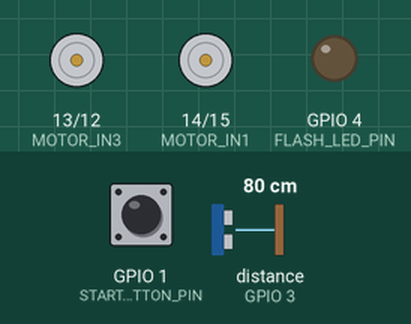
Recording of a sketch running on a simulated ESP32. Parts: motor-driver pin pairs drawn as motors (green arrow = first pin HIGH = forward, orange = second pin HIGH = backward, longer = more drive), output pins drawn as LEDs (lit = HIGH). Inputs (shaded band) come from the test bench; at power-on: GPIO 1 (START_BUTTON_PIN) HIGH, distance to the obstacle (sensor on GPIO 3) 80 cm. The echo pulse lasts 58.3 µs per cm; WiFi joins after 1.5 s; servers stay silent unless stated; uploads are accepted with an empty reply; the camera gives no picture; pins used as bus, display or sensor lines are not drawn; what the sketch prints to the serial monitor is not drawn.

Above: at 3.5 s.
3.6 s: GPIO 1 (START_BUTTON_PIN) pulled LOW for 0.15 s
At 4.3 s:
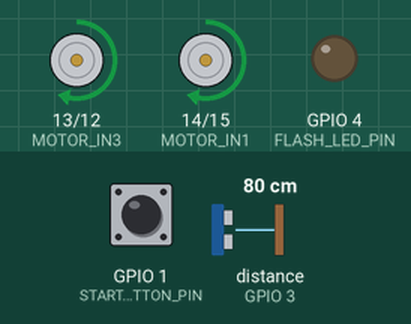
5.3 s: distance to the obstacle (sensor on GPIO 3) set to 18 cm
6.8 s: distance to the obstacle (sensor on GPIO 3) set to 13 cm
At 7.87 s:
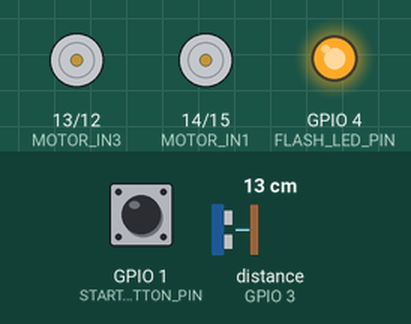
At 9.4 s:
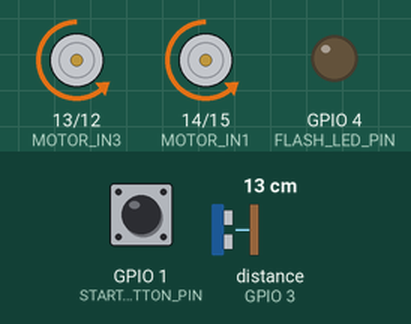
Timing chart, 0 to 13.2 s (numbered marks = the images above; inputs shaded):
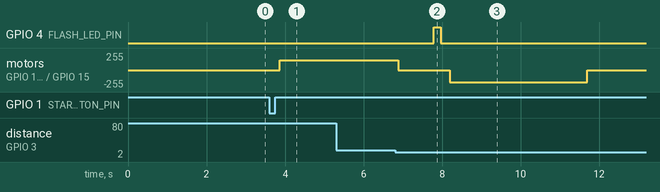

The sketch:

ShadowSweepFirmware.ino
```cpp
/**
 * "Shadow-Sweep AI" - Autonomous Under-Vehicle Threat Auditor
 * Controller: ESP32-CAM (AI-Thinker)
 * Sensors & Actuators:
 *   - Sonar: HC-SR04 (Top-Facing to detect vehicle chassis)
 *     Trigger Pin -> GPIO 2 (Built-in LED will blink)
 *     Echo Pin    -> GPIO 3 (RX Pin. Note: disconnect this wire to upload!)
 *   - Motors: L298N Driver
 *     IN1, IN2 -> GPIO 14, 15 (Right Motor control)
 *     IN3, IN4 -> GPIO 13, 12 (Left Motor control)
 *   - Camera & Flash: Built-in OV2640 + GPIO 4 (Flash LED)
 *   - Switch: Built-in GPIO 0 (Flash Button / Start Trigger)
 * Note: LCD removed to free up pins for full drive and sensors.
 */

#include "esp_camera.h"
#include <WiFi.h>
#include <HTTPClient.h>
#include <ArduinoJson.h>

// --- PIN ASSIGNMENTS ---
#define SONAR_TRIG_PIN 2
#define SONAR_ECHO_PIN 3  // RX Pin (Disconnect for upload!)

#define MOTOR_IN1 14  // Right Forward (IN1)
#define MOTOR_IN2 15  // Right Backward (IN2)
#define MOTOR_IN3 13  // Left Forward (IN3)
#define MOTOR_IN4 12  // Left Backward (IN4)

#define FLASH_LED_PIN 4
#define START_BUTTON_PIN 1

// --- NETWORK & GATEWAY ---
const char* wifiSSID = "YOUR_WIFI_SSID";
const char* wifiPassword = "YOUR_WIFI_PASSWORD";
const char* geminiGatewayUrl = "http://YOUR_CLOUDGATEWAY_IP_OR_DOMAIN/api/analyze";

// --- OBJECTS ---
// LCD removed

// --- CAM PIN CONFIG FOR AI-THINKER ---
#define PWDN_GPIO_NUM     32
#define RESET_GPIO_NUM    -1
#define XCLK_GPIO_NUM      0
#define SIOD_GPIO_NUM     26
#define SIOC_GPIO_NUM     27
#define Y9_GPIO_NUM       35
#define Y8_GPIO_NUM       34
#define Y7_GPIO_NUM       39
#define Y6_GPIO_NUM       36
#define Y5_GPIO_NUM       21
#define Y4_GPIO_NUM       19
#define Y3_GPIO_NUM       18
#define Y2_GPIO_NUM        5
#define VSYNC_GPIO_NUM    25
#define HREF_GPIO_NUM     23
#define PCLK_GPIO_NUM     22

// --- STATE MANAGEMENT ---
enum OperationalState {
  STATE_BOOT,
  STATE_IDLE,
  STATE_SEARCH,
  STATE_LOCK,
  STATE_ANALYSIS,
  STATE_REPORT
};

OperationalState currentTacticalState = STATE_BOOT;

void logTactical(const char* message) {
  Serial.printf("[TACTICAL LOG] %s\n", message);
}

void transitionState(OperationalState nextState) {
  currentTacticalState = nextState;
  Serial.printf("[STATE TRANSITION] Active State: %d\n", (int)currentTacticalState);
}

// Drive directives helper
void handleMotors(const char* directive, int speed = 255) {
  if (strcmp(directive, "FORWARD") == 0) {
    logTactical("Drive Command: FORWARD");
    analogWrite(MOTOR_IN1, speed);
    analogWrite(MOTOR_IN2, 0);
    analogWrite(MOTOR_IN3, speed);
    analogWrite(MOTOR_IN4, 0);
  } else if (strcmp(directive, "REVERSE") == 0) {
    logTactical("Drive Command: REVERSE");
    analogWrite(MOTOR_IN1, 0);
    analogWrite(MOTOR_IN2, speed);
    analogWrite(MOTOR_IN3, 0);
    analogWrite(MOTOR_IN4, speed);
  } else {
    logTactical("Drive Command: HALT");
    analogWrite(MOTOR_IN1, 0);
    analogWrite(MOTOR_IN2, 0);
    analogWrite(MOTOR_IN3, 0);
    analogWrite(MOTOR_IN4, 0);
  }
}

// Ultrasonic reading
float readSonarDistance() {
  digitalWrite(SONAR_TRIG_PIN, LOW);
  delayMicroseconds(2);
  digitalWrite(SONAR_TRIG_PIN, HIGH);
  delayMicroseconds(10);
  digitalWrite(SONAR_TRIG_PIN, LOW);

  long pulseTime = pulseIn(SONAR_ECHO_PIN, HIGH, 30000); // 30ms timeout
  if (pulseTime == 0) return 999.0;
  return pulseTime * 0.0343 / 2.0;
}

// Camera init routine
bool initCameraHardware() {
  camera_config_t config;
  config.ledc_channel = LEDC_CHANNEL_0;
  config.ledc_timer = LEDC_TIMER_0;
  config.pin_d0 = Y2_GPIO_NUM;
  config.pin_d1 = Y3_GPIO_NUM;
  config.pin_d2 = Y4_GPIO_NUM;
  config.pin_d3 = Y5_GPIO_NUM;
  config.pin_d4 = Y6_GPIO_NUM;
  config.pin_d5 = Y7_GPIO_NUM;
  config.pin_d6 = Y8_GPIO_NUM;
  config.pin_d7 = Y9_GPIO_NUM;
  config.pin_xclk = XCLK_GPIO_NUM;
  config.pin_pclk = PCLK_GPIO_NUM;
  config.pin_vsync = VSYNC_GPIO_NUM;
  config.pin_href = HREF_GPIO_NUM;
  config.pin_sscb_sda = SIOD_GPIO_NUM;
  config.pin_sscb_scl = SIOC_GPIO_NUM;
  config.pin_pwdn = PWDN_GPIO_NUM;
  config.pin_reset = RESET_GPIO_NUM;
  config.xclk_freq_hz = 20000000;
  config.pixel_format = PIXFORMAT_JPEG;

  // Set Frame Size to UXGA for detailed scans
  config.frame_size = FRAMESIZE_UXGA;
  config.jpeg_quality = 10;
  config.fb_count = 1;

  esp_err_t status = esp_camera_init(&config);
  if (status != ESP_OK) {
    Serial.printf("[CAMERA INIT ERROR] Code: 0x%x\n", status);
    return false;
  }
  return true;
}

// Base64 encoding helper for payload delivery
String base64Encode(uint8_t* source, size_t length) {
  static const char lookupTable[] = "ABCDEFGHIJKLMNOPQRSTUVWXYZabcdefghijklmnopqrstuvwxyz0123456789+/";
  String output = "";
  output.reserve(((length + 2) / 3) * 4);

  size_t idx = 0;
  while (idx < length) {
    uint32_t b1 = source[idx++];
    uint32_t b2 = (idx < length) ? source[idx++] : 0;
    uint32_t b3 = (idx < length) ? source[idx++] : 0;

    uint32_t merged = (b1 << 16) | (b2 << 8) | b3;

    output += lookupTable[(merged >> 18) & 0x3F];
    output += lookupTable[(merged >> 12) & 0x3F];
    output += (idx > length + 1) ? '=' : lookupTable[(merged >> 6) & 0x3F];
    output += (idx > length) ? '=' : lookupTable[merged & 0x3F];
  }
  return output;
}

// LCD helper functions removed

// Capture frame and consult Gemini Vision API via Cloud Gateway
String executeAuditAnalysis() {
  logTactical("Initiating active audit capture...");

  // Engage high-brightness flash
  digitalWrite(FLASH_LED_PIN, HIGH);
  delay(120); // Hold for exposure

  camera_fb_t* frameBuffer = esp_camera_fb_get();
  digitalWrite(FLASH_LED_PIN, LOW); // Retract flash

  if (!frameBuffer) {
    logTactical("Failed to capture chassis image.");
    return "CAPTURE FAULT";
  }

  logTactical("JPEG capture acquired. Encoding payload...");
  String encodedImage = base64Encode(frameBuffer->buf, frameBuffer->len);
  esp_camera_fb_return(frameBuffer);

  if (WiFi.status() != WL_CONNECTED) {
    logTactical("Unable to send scan: Wi-Fi offline");
    return "WIFI DOWN";
  }

  logTactical("Uploading image to Cloud Gateway...");

  HTTPClient client;
  client.begin(geminiGatewayUrl);
  client.addHeader("Content-Type", "application/json");

  // Frame payload body with prompt
  DynamicJsonDocument doc(JSON_OBJECT_SIZE(3) + encodedImage.length() + 300);
  doc["image"] = encodedImage;
  doc["prompt"] = "You are a military explosives expert. Analyze this vehicle undercarriage for IEDs, wires, or foreign objects. Respond in 20 characters max for an LCD screen.";

  String jsonBody;
  serializeJson(doc, jsonBody);

  int responseCode = client.POST(jsonBody);
  String resultMsg = "COMM_ERROR";

  if (responseCode > 0) {
    String responseBody = client.getString();
    logTactical("Server reply received.");
    Serial.println(responseBody);

    DynamicJsonDocument replyDoc(1024);
    DeserializationError error = deserializeJson(replyDoc, responseBody);
    if (!error) {
      resultMsg = replyDoc["analysis"].as<String>();
    } else {
      logTactical("Response decoding failed.");
      resultMsg = "DECODE_ERROR";
    }
  } else {
    Serial.printf("[HTTP FAILED] Code: %d\n", responseCode);
  }

  client.end();
  return resultMsg;
}

// --- INITIALIZATION & MAIN EXECUTION ---

void setup() {
  Serial.begin(115200);

  // Set Pin Modes
  pinMode(FLASH_LED_PIN, OUTPUT);
  digitalWrite(FLASH_LED_PIN, LOW);

  pinMode(SONAR_TRIG_PIN, OUTPUT);
  pinMode(SONAR_ECHO_PIN, INPUT);

  pinMode(START_BUTTON_PIN, INPUT_PULLUP);

  pinMode(MOTOR_IN1, OUTPUT);
  pinMode(MOTOR_IN2, OUTPUT);
  pinMode(MOTOR_IN3, OUTPUT);
  pinMode(MOTOR_IN4, OUTPUT);
  handleMotors("HALT");

  transitionState(STATE_BOOT);

  // Initialize Camera
  if (!initCameraHardware()) {
    Serial.println("[ERROR] Cam Hardware Fail!");
    while (true) { delay(1000); }
  }

  // Connect to Network
  WiFi.begin(wifiSSID, wifiPassword);
  while (WiFi.status() != WL_CONNECTED) {
    delay(500);
    Serial.print(".");
  }
  Serial.println("\n[SYS] Wi-Fi Link Established");
  delay(500);

  transitionState(STATE_IDLE);
}

void loop() {
  switch (currentTacticalState) {
    case STATE_IDLE: {
      // Look for GPIO 0 Button press
      if (digitalRead(START_BUTTON_PIN) == LOW) {
        logTactical("Launch execution initiated by button trigger.");
        delay(250); // Debounce
        transitionState(STATE_SEARCH);
      }
      break;
    }

    case STATE_SEARCH: {
      handleMotors("FORWARD", 150); // Slow approach speed
      float distance = readSonarDistance();
      Serial.printf("[SCANNING] Chassis distance: %.2f cm\n", distance);

      // If object detected directly above at target clearance range
      if (distance < 15.0) {
        logTactical("Proximity threshold reached under vehicle.");
        handleMotors("HALT");
        transitionState(STATE_LOCK);
      }
      delay(80);
      break;
    }

    case STATE_LOCK: {
      logTactical("Target locked. Stabilizing scan platform...");
      delay(800); // Wait for vehicle scan platform to stabilize
      transitionState(STATE_ANALYSIS);
      break;
    }

    case STATE_ANALYSIS: {
      logTactical("Undercarriage analysis in progress...");
      String threatAssessment = executeAuditAnalysis();

      logTactical("Audit Result Obtained:");
      Serial.println(threatAssessment);

      transitionState(STATE_REPORT);
      break;
    }

    case STATE_REPORT: {
      logTactical("Reporting complete. Disengaging scan zone...");

      // Evacuate backwards out from under carriage
      handleMotors("REVERSE", 180);
      delay(3500); // Back out for 3.5 seconds
      handleMotors("HALT");

      logTactical("Handoff sequence complete. Re-arming.");
      transitionState(STATE_IDLE);
      break;
    }

    default:
      break;
  }
  delay(10);
}
```

Measured:
- the behaviour switches between 16 and 15 cm on distance to the obstacle (sensor on GPIO 3) (found by bisection; images 1 and 2)
- after the input at 3.6 s, motor on GPIO 13 (MOTOR_IN3) / GPIO 12 (MOTOR_IN4), motor on GPIO 14 (MOTOR_IN1) / GPIO 15 (MOTOR_IN2): stopped → forward 150/255 after 0.27 s
- after the input at 5.3 s, every drawn part: stays the same
- after the input at 6.8 s, GPIO 4 (FLASH_LED_PIN): LOW → HIGH after 0.99 s, → LOW 0.18 s later; motor on GPIO 13 (MOTOR_IN3) / GPIO 12 (MOTOR_IN4), motor on GPIO 14 (MOTOR_IN1) / GPIO 15 (MOTOR_IN2): forward 150/255 → stopped after 0.08 s, → backward 180/255 1.3 s later, → stopped 3.5 s later
